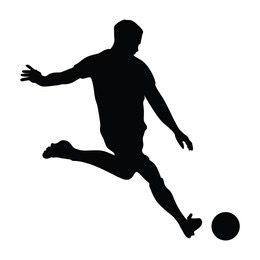
#> input picture Quiz5_1.jpg, 260 x 260 px
$ python test.py
#> lines starting #> are read from the running program, lines starting #| are printed output that depends on the picture; after the words box and inside, x2 and y2 are one past the last pixel; in counts of white or black regions, pixels touching at a corner belong together
import cv2
img = cv2.imread('Quiz5_1.jpg', cv2.IMREAD_COLOR)
#> img is the input picture: shape (260, 260, 3); mean B, G, R 214.1, 213.8, 213.7
imgGray = cv2.cvtColor(img, cv2.COLOR_BGR2GRAY)

ret1, thresh1 = cv2.threshold(imgGray, 127, 255, cv2.THRESH_BINARY)
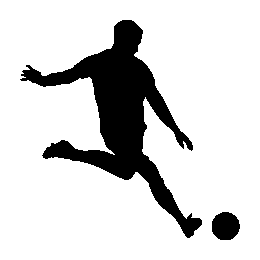
#> thresh1: shape (260, 260); 83.5% white; 2 black regions
contours1, hierarchy1 = cv2.findContours( thresh1, cv2.RETR_LIST, cv2.CHAIN_APPROX_SIMPLE)
#> contours1 = 3 contours; box (x1, y1, x2, y2) and area: (0, 0, 260, 260) 67081, (19, 19, 203, 239) 11000, (211, 211, 241, 241) 668

ret2, thresh2 = cv2.threshold(imgGray, 127, 255, cv2.THRESH_BINARY_INV)
#> thresh2: shape (260, 260); 16.5% white; 2 white regions
contours2, hierarchy2 = cv2.findContours( thresh2, cv2.RETR_LIST, cv2.CHAIN_APPROX_SIMPLE)
#> contours2 = 2 contours; box (x1, y1, x2, y2) and area: (20, 20, 202, 238) 10070, (212, 212, 240, 240) 588

print('Number of contours case 1 : ', len(contours1))
#| Number of contours case 1 :  3
print('Number of contours case 2 : ', len(contours2))
#| Number of contours case 2 :  2

$ run again, with shapes.jpg copied over Quiz5_1.jpg
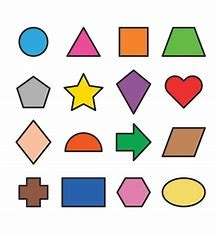
#> input picture shapes.jpg, 217 x 234 px
#> img is the input picture: shape (234, 217, 3); mean B, G, R 211, 216.1, 222.1
#> `imgGray = cv2.cvtColor(img, cv2.COLOR_BGR2GRAY)`:
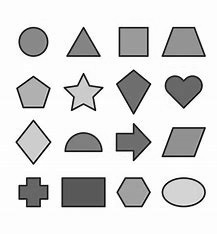
#> imgGray: shape (234, 217); min 0, max 255, mean 217.3
#> `ret1, thresh1 = cv2.threshold(imgGray, 127, 255, cv2.THRESH_BINARY)`:
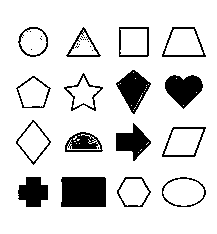
#> thresh1: shape (234, 217); 86.7% white; 32 black regions (16 under 20 px)
#> contours1 = 90 contours, 62 with area under 20; largest, box (x1, y1, x2, y2) and area: (0, 0, 217, 234) 50328, (60, 176, 107, 208) 1400, (161, 176, 207, 208) 1090, (161, 26, 207, 58) 1070, (161, 126, 207, 158) 1070
#> thresh2: shape (234, 217); 13.3% white; 32 white regions (16 under 20 px)
#> contours2 = 99 contours, 72 with area under 20; largest, box (x1, y1, x2, y2) and area: (61, 177, 106, 207) 1254, (162, 177, 206, 207) 984, (162, 127, 206, 157) 946, (162, 27, 206, 57) 946, (162, 178, 205, 207) 904
#| Number of contours case 1 :  90
#| Number of contours case 2 :  99
